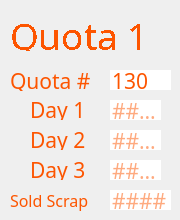
     <widget class="QWidget" name="page">
      <widget class="QLineEdit" name="q1d3">
       <property name="geometry">
        <rect>
         <x>110</x>
         <y>160</y>
         <width>51</width>
         <height>20</height>
        </rect>
       </property>
       <property name="font">
        <font>
         <family>IBM 3270</family>
         <pointsize>16</pointsize>
        </font>
       </property>
       <property name="styleSheet">
        <string notr="true">color: rgb(253, 85, 0);
border: none;</string>
       </property>
       <property name="maxLength">
        <number>4</number>
       </property>
       <property name="placeholderText">
        <string>####</string>
       </property>
      </widget>
      <widget class="QLineEdit" name="q1d1">
       <property name="geometry">
        <rect>
         <x>110</x>
         <y>100</y>
         <width>51</width>
         <height>20</height>
        </rect>
       </property>
       <property name="font">
        <font>
         <family>IBM 3270</family>
         <pointsize>16</pointsize>
         <weight>50</weight>
         <bold>false</bold>
        </font>
       </property>
       <property name="styleSheet">
        <string notr="true">color: rgb(253, 85, 0);
border: none;</string>
       </property>
       <property name="inputMethodHints">
        <set>Qt::ImhNone</set>
       </property>
       <property name="inputMask">
        <string/>
       </property>
       <property name="text">
        <string/>
       </property>
       <property name="maxLength">
        <number>4</number>
       </property>
       <property name="readOnly">
        <bool>false</bool>
       </property>
       <property name="placeholderText">
        <string>####</string>
       </property>
      </widget>
      <widget class="QLabel" name="label_11">
       <property name="geometry">
        <rect>
         <x>10</x>
         <y>70</y>
         <width>81</width>
         <height>21</height>
        </rect>
       </property>
       <property name="font">
        <font>
         <family>IBM 3270</family>
         <pointsize>16</pointsize>
        </font>
       </property>
       <property name="styleSheet">
        <string notr="true">color: rgb(253, 85, 0);</string>
       </property>
       <property name="text">
        <string>Quota #</string>
       </property>
      </widget>
      <widget class="QLineEdit" name="q1sold">
       <property name="geometry">
        <rect>
         <x>110</x>
         <y>190</y>
         <width>61</width>
         <height>20</height>
        </rect>
       </property>
       <property name="font">
        <font>
         <family>IBM 3270</family>
         <pointsize>16</pointsize>
        </font>
       </property>
       <property name="styleSheet">
        <string notr="true">color: rgb(253, 85, 0);
border: none;</string>
       </property>
       <property name="maxLength">
        <number>5</number>
       </property>
       <property name="placeholderText">
        <string>####</string>
       </property>
      </widget>
      <widget class="QLabel" name="label_9">
       <property name="geometry">
        <rect>
         <x>10</x>
         <y>190</y>
         <width>91</width>
         <height>21</height>
        </rect>
       </property>
       <property name="font">
        <font>
         <family>IBM 3270</family>
         <pointsize>12</pointsize>
        </font>
       </property>
       <property name="styleSheet">
        <string notr="true">color: rgb(253, 85, 0);
border: none;</string>
       </property>
       <property name="text">
        <string>Sold Scrap</string>
       </property>
      </widget>
      <widget class="QLabel" name="label_10">
       <property name="geometry">
        <rect>
         <x>30</x>
         <y>100</y>
         <width>61</width>
         <height>20</height>
        </rect>
       </property>
       <property name="font">
        <font>
         <family>IBM 3270</family>
         <pointsize>16</pointsize>
        </font>
       </property>
       <property name="styleSheet">
        <string notr="true">color: rgb(253, 85, 0);
border: none;</string>
       </property>
       <property name="text">
        <string>Day 1</string>
       </property>
      </widget>
      <widget class="QLabel" name="label_13">
       <property name="geometry">
        <rect>
         <x>10</x>
         <y>10</y>
         <width>151</width>
         <height>41</height>
        </rect>
       </property>
       <property name="sizePolicy">
        <sizepolicy hsizetype="Fixed" vsizetype="Fixed">
         <horstretch>0</horstretch>
         <verstretch>0</verstretch>
        </sizepolicy>
       </property>
       <property name="font">
        <font>
         <family>IBM 3270</family>
         <pointsize>24</pointsize>
         <weight>50</weight>
         <italic>false</italic>
         <bold>false</bold>
         <stylestrategy>NoAntialias</stylestrategy>
        </font>
       </property>
       <property name="styleSheet">
        <string notr="true">font: 24pt &quot;IBM 3270&quot;;
color: rgb(253, 85, 0);</string>
       </property>
       <property name="text">
        <string>&lt;html&gt;&lt;head/&gt;&lt;body&gt;&lt;p&gt;&lt;span style=&quot; font-size:28pt;&quot;&gt;Quota 1&lt;/span&gt;&lt;/p&gt;&lt;/body&gt;&lt;/html&gt;</string>
       </property>
      </widget>
      <widget class="QLabel" name="label_8">
       <property name="geometry">
        <rect>
         <x>30</x>
         <y>160</y>
         <width>61</width>
         <height>20</height>
        </rect>
       </property>
       <property name="font">
        <font>
         <family>IBM 3270</family>
         <pointsize>16</pointsize>
        </font>
       </property>
       <property name="styleSheet">
        <string notr="true">color: rgb(253, 85, 0);
border: none;</string>
       </property>
       <property name="text">
        <string>Day 3</string>
       </property>
      </widget>
      <widget class="QLineEdit" name="q1d2">
       <property name="geometry">
        <rect>
         <x>110</x>
         <y>130</y>
         <width>51</width>
         <height>20</height>
        </rect>
       </property>
       <property name="font">
        <font>
         <family>IBM 3270</family>
         <pointsize>16</pointsize>
        </font>
       </property>
       <property name="styleSheet">
        <string notr="true">color: rgb(253, 85, 0);
border: none;</string>
       </property>
       <property name="maxLength">
        <number>4</number>
       </property>
       <property name="placeholderText">
        <string>####</string>
       </property>
      </widget>
      <widget class="QLineEdit" name="q1">
       <property name="enabled">
        <bool>false</bool>
       </property>
       <property name="geometry">
        <rect>
         <x>110</x>
         <y>70</y>
         <width>61</width>
         <height>20</height>
        </rect>
       </property>
       <property name="font">
        <font>
         <family>IBM 3270</family>
         <pointsize>16</pointsize>
        </font>
       </property>
       <property name="cursor">
        <cursorShape>ArrowCursor</cursorShape>
       </property>
       <property name="styleSheet">
        <string notr="true">color: rgb(253, 85, 0);
border: none;</string>
       </property>
       <property name="text">
        <string>130</string>
       </property>
       <property name="maxLength">
        <number>5</number>
       </property>
       <property name="readOnly">
        <bool>true</bool>
       </property>
      </widget>
      <widget class="QLabel" name="label_12">
       <property name="geometry">
        <rect>
         <x>30</x>
         <y>130</y>
         <width>61</width>
         <height>20</height>
        </rect>
       </property>
       <property name="font">
        <font>
         <family>IBM 3270</family>
         <pointsize>16</pointsize>
        </font>
       </property>
       <property name="styleSheet">
        <string notr="true">color: rgb(253, 85, 0);
border: none;</string>
       </property>
       <property name="text">
        <string>Day 2</string>
       </property>
      </widget>
     </widget>
